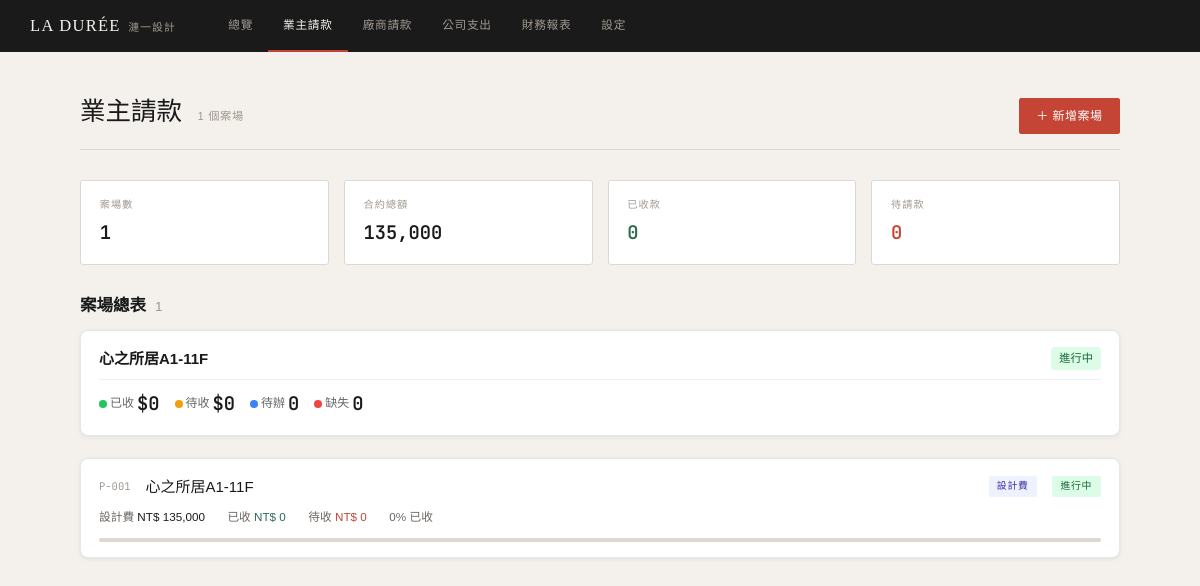
The app's page /projects with its own data.
### tables this page shows
CREATE TABLE projects (
        id                    INTEGER PRIMARY KEY AUTOINCREMENT,
        legacy_id             TEXT UNIQUE,
        code                  TEXT UNIQUE,
        name                  TEXT NOT NULL,
        client_name           TEXT DEFAULT '',
        client_tel            TEXT DEFAULT '',
        client_email          TEXT DEFAULT '',
        address               TEXT DEFAULT '',
        start_date            TEXT DEFAULT '',
        status                TEXT DEFAULT 'active',
        design_contract       REAL DEFAULT 0,
        design_tax            TEXT DEFAULT '未稅',
        engineering_contract  REAL DEFAULT 0,
        engineering_tax       TEXT DEFAULT '未稅',
        note                  TEXT DEFAULT '',
        created_at            TEXT DEFAULT (datetime('now','localtime')),
        updated_at            TEXT DEFAULT (datetime('now','localtime'))
    );

### app/server.py (the view)
@app.route('/projects')
def project_list():
    projects = fetchall("SELECT * FROM projects ORDER BY created_at DESC")
    stats = {p['id']: project_stats(p['id']) for p in projects}
    task_counts = all_project_task_counts()
    return render_template('project_list.html', projects=projects,
                           stats=stats, task_counts=task_counts, fmt=fmt)

### app/server.py (called while the page is built, shortened)
def get_db():
    if 'db' not in g:
        if IS_PG:
            import psycopg2, psycopg2.extras
            g.db = psycopg2.connect(DATABASE_URL)
            g.db_type = 'pg'
        else:
            import sqlite3
            BASE_DIR = os.path.dirname(os.path.dirname(os.path.abspath(__file__)))
            os.makedirs(os.path.join(BASE_DIR, 'data'), exist_ok=True)
            conn = sqlite3.connect(os.path.join(BASE_DIR, 'data', 'ops.db'))
            conn.row_factory = sqlite3.Row
            conn.execute("PRAGMA foreign_keys = ON")
            g.db = conn
            g.db_type = 'sqlite'
    return g.db

def _ph(): return '%s' if IS_PG else '?'

def fetchall(sql, params=()):
    get_db()
    if g.db_type == 'pg':
        import psycopg2.extras
        s = sql.replace('?','%s')
        cur = g.db.cursor(cursor_factory=psycopg2.extras.RealDictCursor)
        cur.execute(s, params)
        return [dict(r) for r in cur.fetchall()]
    return [dict(r) for r in g.db.execute(sql, params).fetchall()]

def fmt(n):
    try: return f'{float(n):,.0f}'
    except: return '0'

def project_stats(pid):
    ph = _ph()
    rows = fetchall(f"SELECT * FROM invoice_periods WHERE project_id={ph} ORDER BY contract_type,period_no", (pid,))
    dr = sum(p['amount'] for p in rows if p['status']=='received' and p['contract_type']=='design')
    er = sum(p['amount'] for p in rows if p['status']=='received' and p['contract_type']=='construction')
    dp = sum(p['amount'] for p in rows if p['status']!='received' and p['contract_type']=='design')
    ep = sum(p['amount'] for p in rows if p['status']!='received' and p['contract_type']=='construction')
    return dict(periods=rows,design_received=dr,eng_received=er,
                design_pending=dp,eng_pending=ep,
                total_received=dr+er,total_pending=dp+ep)

def all_project_task_counts():
    rows = fetchall("""
        SELECT project_id, type, status, COUNT(*) as c
        FROM tasks
        WHERE project_id IS NOT NULL
        GROUP BY project_id, type, status
    """)
    result = {}
    for pid, d in result.items():
        d['todo_total'] = d['todo_open'] + d['todo_closed']
        d['defect_total'] = d['defect_open'] + d['defect_closed']
    return result

### app/templates/project_list.html (shortened to what this page needs)
{% extends 'base.html' %}
{% block body %}
<div class="page">
  <div class="page-header">
    <div>
      <span class="page-title">業主請款</span>
      <span class="page-subtitle">{{ projects|length }} 個案場</span>
    </div>
    <a href="{{ url_for('project_new') }}" class="btn btn-primary">＋ 新增案場</a>
  </div>
  {% if projects %}
    {% set tc = namespace(v=0) %}{% set tr = namespace(v=0) %}{% set tp = namespace(v=0) %}
    {% for p in projects %}
      {% set st = stats[p.id] %}
      {% set tc.v = tc.v + p.design_contract + p.engineering_contract %}
      {% set tr.v = tr.v + st.total_received %}
      {% set tp.v = tp.v + st.total_pending %}
    {% endfor %}
    <div class="stats-row">
      <div class="stat-box"><div class="stat-label">案場數</div><div class="stat-value">{{ projects|length }}</div></div>
      <div class="stat-box"><div class="stat-label">合約總額</div><div class="stat-value">{{ fmt(tc.v) }}</div></div>
      <div class="stat-box"><div class="stat-label">已收款</div><div class="stat-value green">{{ fmt(tr.v) }}</div></div>
      <div class="stat-box"><div class="stat-label">待請款</div><div class="stat-value red">{{ fmt(tp.v) }}</div></div>
    </div>
    {% include '_project_summary_table.html' %}
    {% for p in projects %}
      {% set st = stats[p.id] %}
      {% set total_contract = p.design_contract + p.engineering_contract %}
      {% set pct = (st.total_received / total_contract * 100)|int if total_contract > 0 else 0 %}
      <a class="project-card" href="{{ url_for('project_detail', pid=p.id) }}">
        <div class="project-card-header">
          <span class="project-code">{{ p.code }}</span>
          <span class="project-name">{{ p.name }}</span>
          {% if p.design_contract > 0 %}<span class="type-badge badge-design">設計費</span>{% endif %}
          <span class="status status-{{ p.status }}">{{ {'active':'進行中','completed':'已完工','paused':'暫停'}[p.status] }}</span>
        </div>
        <div class="money-row">
          {% if p.design_contract > 0 %}<span>設計費 <strong>NT$ {{ fmt(p.design_contract) }}</strong></span>{% endif %}
          <span>已收 <strong style="color:var(--green)">NT$ {{ fmt(st.total_received) }}</strong></span>
          <span>待收 <strong style="color:var(--red)">NT$ {{ fmt(st.total_pending) }}</strong></span>
          <span>{{ pct }}% 已收</span>
        </div>
        <div class="progress-bar-wrap">
        </div>
      </a>
    {% endfor %}
  {% else %}
    <div class="empty">
      <div class="empty-title">尚無案場</div>
      <div class="empty-sub">點擊右上角「新增案場」建立第一個案子</div>
    </div>
  {% endif %}
</div>
{% endblock %}

### app/templates/base.html (shortened to what this page needs)
<!DOCTYPE html>
<html lang="zh-TW">
<head>
  <link rel="stylesheet" href="{{ url_for('static', filename='css/style.css') }}">
</head>
<body>
<nav>
  <a class="nav-brand" href="{{ url_for('dashboard') }}">LA DURÉE<span>漣一設計</span></a>
  <a href="{{ url_for('dashboard') }}"        class="nav-link {% if request.endpoint=='dashboard' %}active{% endif %}">總覽</a>
  <a href="{{ url_for('project_list') }}"     class="nav-link {% if 'project' in request.endpoint %}active{% endif %}">業主請款</a>
  <a href="{{ url_for('finance_vendors') }}"  class="nav-link {% if request.endpoint=='finance_vendors' %}active{% endif %}">廠商請款</a>
  <a href="{{ url_for('finance_expenses') }}" class="nav-link {% if request.endpoint=='finance_expenses' %}active{% endif %}">公司支出</a>
  <a href="{{ url_for('finance_report') }}"   class="nav-link {% if request.endpoint=='finance_report' %}active{% endif %}">財務報表</a>
  <a href="{{ url_for('settings') }}"         class="nav-link {% if request.endpoint=='settings' %}active{% endif %}">設定</a>
</nav>
{% block body %}{% endblock %}
</body>
</html>

### app/templates/_project_summary_table.html (shortened to what this page needs)
<div class="summary-table">
    <h2>案場總表 <span class="summary-count">{{ projects|length }}</span></h2>
    {% for p in projects %}
    {% set s = stats.get(p.id, {}) %}
    {% set tc = task_counts.get(p.id, {'todo_open':0,'defect_open':0,'todo_total':0,'defect_total':0}) %}
    <div class="project-card">
        <div class="project-card-header">
            <a class="project-card-name" href="/project/{{ p.id }}">
                {{ p.name }}
            </a>
            <span class="project-card-status status-{{ p.status }}">
                {% if p.status == 'active' %}進行中{% elif p.status == 'paused' %}暫停{% elif p.status == 'completed' %}已完工{% else %}{{ p.status }}{% endif %}
            </span>
        </div>
        {% set periods = s.get('periods', []) %}
        <div class="project-card-stats">
            <div class="stat-item">
                <span class="stat-dot dot-received"></span>
                已收 <span class="stat-value">${{ fmt(s.get('total_received', 0)) }}</span>
            </div>
            <div class="stat-item">
                <span class="stat-dot dot-pending"></span>
                待收 <span class="stat-value">${{ fmt(s.get('total_pending', 0)) }}</span>
            </div>
            <div class="stat-item">
                <span class="stat-dot dot-todo"></span>
                待辦 <span class="stat-value">{{ tc.todo_open }}</span>
            </div>
            <div class="stat-item">
                <span class="stat-dot dot-defect"></span>
                缺失 <span class="stat-value">{{ tc.defect_open }}</span>
            </div>
        </div>
    </div>
    {% endfor %}
</div>

### app/static/css/style.css (style rules this page uses)
:root { --cream: #f4f1ec; --ink: #1a1a1a; --mid: #6b6560; --muted: #a09890; --line: #ddd8d0; --red: #c44536; --red-bg: #fdf0ee; --green: #2d6a4f; --green-bg: #edf7f1; --amber: #8a6000; --amber-bg: #fdf6e3; --blue: #1d4ed8; --blue-bg:#e0edff; --white: #ffffff; --shadow: 0 1px 4px rgba(26,26,26,.08); }
* { box-sizing: border-box; margin: 0; padding: 0; }
html { font-size: 15px; }
body { font-family: 'Noto Sans TC', sans-serif; background: var(--cream); color: var(--ink); font-weight: 400; font-style: normal; line-height: 1.7; min-height: 100vh; }
nav { background: var(--ink); display: flex; align-items: center; padding: 0 2rem; height: 52px; }
.nav-brand { font-family: 'Cormorant Garamond', serif; font-size: 1.1rem; color: var(--cream); font-weight: 500; letter-spacing: .08em; text-decoration: none; margin-right: 2.5rem; white-space: nowrap; }
.nav-brand span { font-size: .72rem; color: var(--muted); font-weight: 400; letter-spacing: .1em; margin-left: .5rem; }
nav a.nav-link { color: var(--muted); text-decoration: none; font-size: .78rem; letter-spacing: .06em; padding: 0 1rem; height: 52px; display: flex; align-items: center; border-bottom: 2px solid transparent; transition: color .15s, border-color .15s; }
nav a.nav-link.active { color: var(--cream); border-bottom-color: var(--red); }
.page { max-width: 1100px; margin: 0 auto; padding: 2.5rem 2rem; }
.page-header { display: flex; align-items: baseline; justify-content: space-between; margin-bottom: 2rem; border-bottom: 1px solid var(--line); padding-bottom: 1rem; }
.page-title { font-family: 'Cormorant Garamond', serif; font-size: 1.7rem; font-weight: 500; }
.page-subtitle { font-size: .75rem; color: var(--muted); letter-spacing: .06em; margin-left: .75rem; }
.project-card { background: var(--white); border: 1px solid var(--line); border-radius: 3px; padding: 1.25rem 1.5rem; box-shadow: var(--shadow); cursor: pointer; text-decoration: none; color: inherit; display: block; transition: border-color .15s, box-shadow .15s; }
.project-card-header { display: flex; align-items: center; gap: 1rem; margin-bottom: .5rem; flex-wrap: wrap; }
.project-code { font-family: 'JetBrains Mono', monospace; font-size: .7rem; color: var(--muted); }
.project-name { font-size: 1rem; font-weight: 500; }
.type-badge { font-size: .66rem; letter-spacing: .07em; padding: 2px 8px; border-radius: 2px; margin-left: auto; }
.badge-design { background: #eef2ff; color: #3730a3; }
.progress-bar-wrap { height: 4px; background: var(--line); border-radius: 2px; margin-top: .75rem; overflow: hidden; }
.money-row { display: flex; gap: 1.5rem; margin-top: .5rem; font-size: .78rem; color: var(--mid); }
.money-row strong { color: var(--ink); font-weight: 500; }
.status { display: inline-block; font-size: .66rem; letter-spacing: .06em; padding: 2px 9px; border-radius: 2px; font-weight: 500; }
.status-active { background: var(--green-bg); color: var(--green); }
.btn { display: inline-flex; align-items: center; gap: .4rem; padding: .45rem 1.1rem; font-family: 'Noto Sans TC', sans-serif; font-size: .8rem; border-radius: 2px; border: 1px solid transparent; cursor: pointer; text-decoration: none; transition: background .15s, border-color .15s; font-style: normal; letter-spacing: .04em; }
.btn-primary { background: var(--red); color: #fff; border-color: var(--red); }
.stats-row { display: grid; grid-template-columns: repeat(4,1fr); gap: 1rem; margin-bottom: 1.75rem; }
.stat-box { background: var(--white); border: 1px solid var(--line); border-radius: 3px; padding: 1rem 1.25rem; }
.stat-label { font-size: .68rem; letter-spacing: .1em; color: var(--muted); font-weight: 500; margin-bottom: .25rem; }
.stat-value { font-family: 'JetBrains Mono', monospace; font-size: 1.25rem; font-weight: 500; color: var(--ink); }
.stat-value.green { color: var(--green); }
.stat-value.red { color: var(--red); }

### records on screen
projects: name "心之所居A1-11F", shows "進行中", fmt "0", todo_open "0", defect_open "0", code "P-001", shows "設計費", status "進行中", design_contract "135,000", pct "0"

### other values on screen
{{ projects|length }} "1"
{{ fmt(tc.v) }} "135,000"
{{ fmt(tr.v) }} "0"
{{ fmt(tp.v) }} "0"
